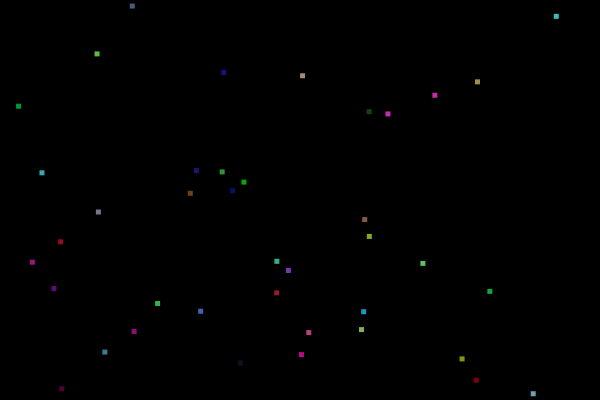
Frame 1 (no input)
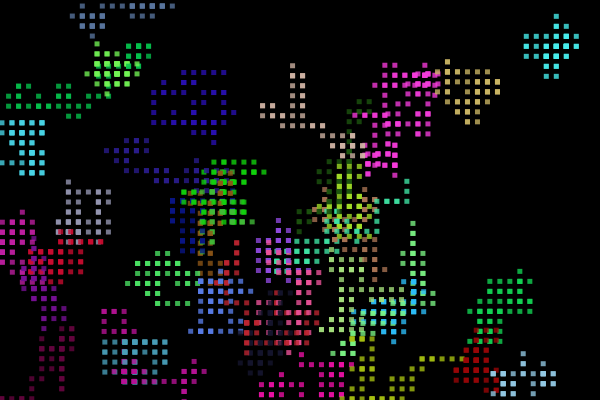
Frame 60 (the mouse pressed at the canvas centre just before this capture)
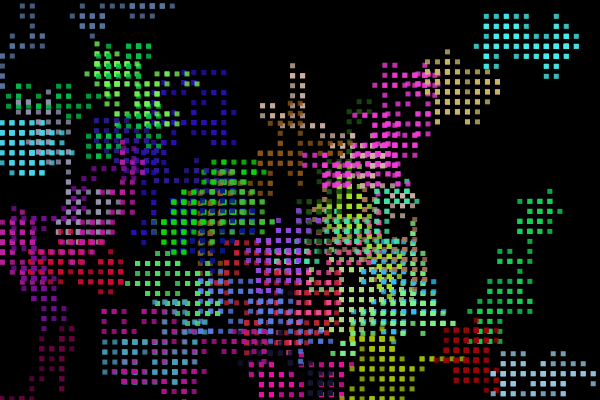
Frame 120 (the mouse held since frame 60 and released just before this capture)

The Processing sketch that drew these frames (run headless with seeded random() and noise(); from frame 60 on, the mouse is pressed at the canvas centre):

// Processing sketch: random_walker_step_2
// ── random_walker_step_2.pde
// Object-Oriented Programming
// Random Walker Example
// Stefan Scott
// CS Workshop August 2018
//
// Part Two: Making and Using Many Objects

Walker[] walkers = new Walker[40];

void setup(){
  size(600,400);
  background(0);
  noStroke();
  for (int i = 0; i < walkers.length; i++){
    walkers[i] = new Walker(random(width),random(height),color(int(random(255)),int(random(255)),int(random(255)),200));
  } 
}

void draw(){
  //each time through draw, loop through all of the Walker Objects. Move and Display each one.
  for (int i = 0; i < walkers.length; i++){
    walkers[i].move();
    walkers[i].display();
  } 
  
}
// ── Walker.pde
class Walker {

  //Properties

  float x, y;  //location
  float speed, size;
  color c;

  //Constructor

  Walker(float x_, float y_, color c_) {
    x = x_;
    y = y_;
    c = c_;
    speed = 10; 
    size = 5;
  }
  
  //Class Methods

  void move() {
    //equal random probability of moving in any of four directions. Updates the x or y position variable.

    int choice = int(random(4));  //choice will hold 0, 1, 2, or 3
    if (choice == 0) {//moving left
      x = x - speed;
    } else if (choice == 1) {//moving right
      x = x + speed;
    } else if (choice == 2) {//moving up
      y = y - speed;
    } else { //moving down
      y = y + speed;
    }
  }

  void display() {   //to avoid confusion, we don't call it draw()
    //draws the object (or rectangle, or ellipse, etc...) to the screen.
    rectMode(CENTER);
    fill(c);
    rect(x, y, size, size);
  }
}
